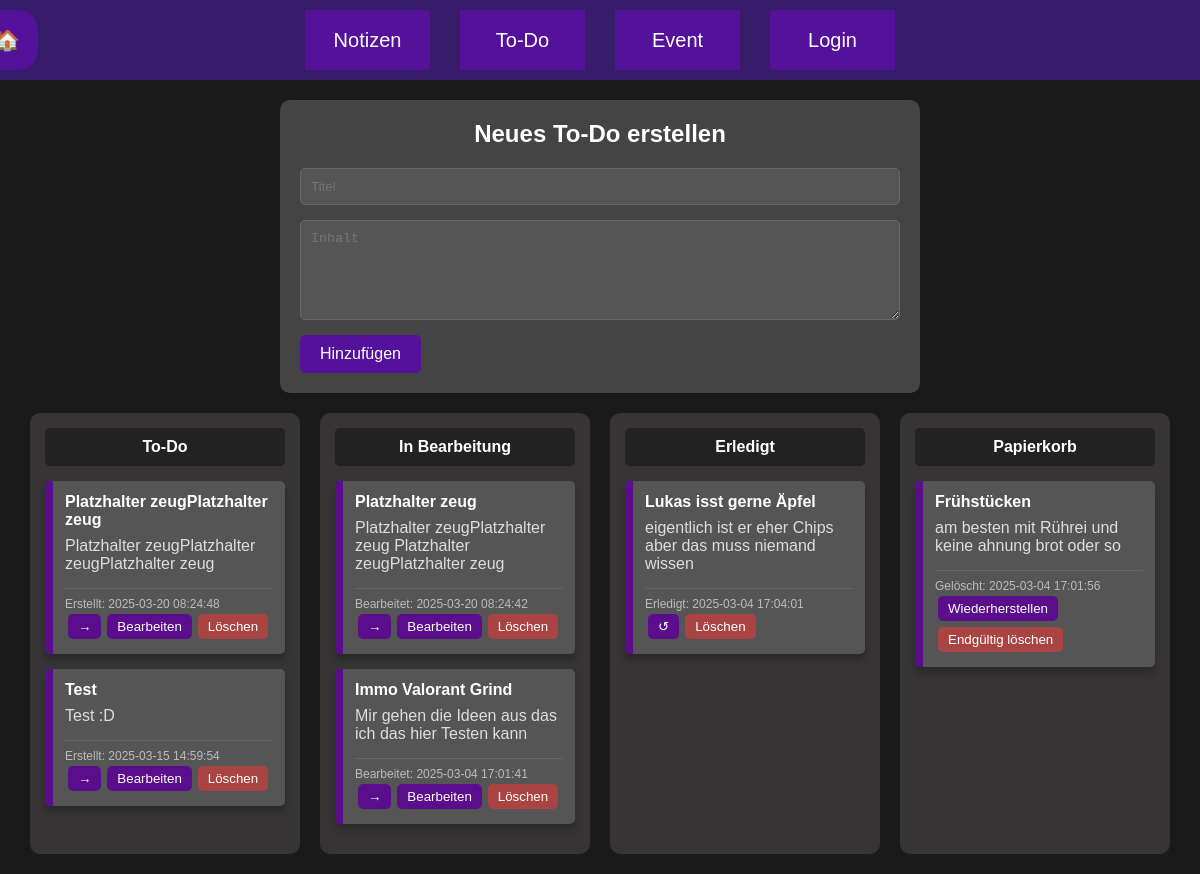
/todo/todo.php (signed in), run on the app's committed database.
### tables this page shows
CREATE TABLE "todo" (
	"userid"	INTEGER NOT NULL,
	"todoid"	INTEGER NOT NULL UNIQUE,
	"todo_titel"	TEXT NOT NULL,
	"todo_inhalt"	TEXT NOT NULL,
	"todo_status"	TEXT NOT NULL,
	"todo_erstellt"	TEXT NOT NULL,
	PRIMARY KEY("todoid" AUTOINCREMENT)
);

### todo/todo.php (the view, shortened to what this page needs)
<?php
try {
    $db = new PDO('sqlite:' . __DIR__ . '/../database/projektdatenbank.db');
    $db->setAttribute(PDO::ATTR_ERRMODE, PDO::ERRMODE_EXCEPTION);
} catch (PDOException $e) {
    die("Datenbankverbindung fehlgeschlagen: " . $e->getMessage());
}
?>
<!DOCTYPE html>
<html lang="en">
<head>
    <link rel="stylesheet" href="../nav.css">
    <link rel="stylesheet" href="todo.css">
</head>
<body>
    <nav>
        <a class="homebutton" href="../index.html">🏠</a>
        <a href="../notes/notizen.php">Notizen</a>
        <a href="../todo/todo.php">To-Do</a>
        <a href="../event/event.php">Event</a>
        <a href="../user/login.php">Login</a>
    </nav>
    <div class="todo-form">
        <form method="POST" action="">
            <h2>Neues To-Do erstellen</h2>
            <input type="text" name="todo_titel" placeholder="Titel" required>
            <textarea name="todo_inhalt" placeholder="Inhalt" required></textarea>
            <button type="submit" name="neue_todo">Hinzufügen</button>
        </form>
    </div>
    <div class="todo-container">
        <div class="todo-zustand">
            <div class="todo-ueberschrift">To-Do</div>
            <?php
            $stmt = $db->prepare("SELECT * FROM todo WHERE userid = :userid AND todo_status = 1 ORDER BY todo_erstellt DESC");
            $stmt->bindParam(':userid', $_SESSION['sesid']);
            $stmt->execute();
            while ($todo = $stmt->fetch(PDO::FETCH_ASSOC)) {
                echo '<div class="todo-zeug" data-id="' . $todo['todoid'] . '">';
                echo '<div class="todo-titel">' . $todo['todo_titel'] . '</div>';
                echo '<div class="todo-inhalt">' . $todo['todo_inhalt'] . '</div>';
                echo '<div class="todo-zeit">Erstellt: ' . $todo['todo_erstellt'] . '</div>';
                echo '<div class="todo-knopf">';
                echo '<form method="POST" style="display: inline;">';
                echo '<button type="submit" name="todo_status" class="bearbeiten_knopf">→</button>';
                echo '</form>';
                echo '<button class="bearbeiten_knopf">Bearbeiten</button>';
                echo '<form method="POST" style="display: inline;">';
                echo '<button type="submit" name="todo_loeschen" class="loesch_knopf">Löschen</button>';
                echo '</form>';
                echo '</div>';
                echo '</div>';
            }
            ?>
        </div>
        <div class="todo-zustand">
            <div class="todo-ueberschrift">In Bearbeitung</div>
            <?php
            $stmt = $db->prepare("SELECT * FROM todo WHERE userid = :userid AND todo_status = 2 ORDER BY todo_erstellt DESC");
            $stmt->bindParam(':userid', $_SESSION['sesid']);
            $stmt->execute();
            while ($todo = $stmt->fetch(PDO::FETCH_ASSOC)) {
                echo '<div class="todo-zeug" data-id="' . $todo['todoid'] . '">';
                echo '<div class="todo-titel">' . $todo['todo_titel'] . '</div>';
                echo '<div class="todo-inhalt">' . $todo['todo_inhalt'] . '</div>';
                echo '<div class="todo-zeit">Bearbeitet: ' . $todo['todo_erstellt'] . '</div>';
                echo '<div class="todo-knopf">';
                echo '<form method="POST" style="display: inline;">';
                echo '<button type="submit" name="todo_status" class="bearbeiten_knopf">→</button>';
                echo '</form>';
                echo '<button class="bearbeiten_knopf">Bearbeiten</button>';
                echo '<form method="POST" style="display: inline;">';
                echo '<button type="submit" name="todo_loeschen" class="loesch_knopf">Löschen</button>';
                echo '</form>';
                echo '</div>';
                echo '</div>';
            }
            ?>
        </div>
        <div class="todo-zustand">
            <div class="todo-ueberschrift">Erledigt</div>
            <?php
            $stmt = $db->prepare("SELECT * FROM todo WHERE userid = :userid AND todo_status = 3 ORDER BY todo_erstellt DESC");
            $stmt->bindParam(':userid', $_SESSION['sesid']);
            $stmt->execute();
            while ($todo = $stmt->fetch(PDO::FETCH_ASSOC)) {
                echo '<div class="todo-zeug" data-id="' . $todo['todoid'] . '">';
                echo '<div class="todo-titel">' . $todo['todo_titel'] . '</div>';
                echo '<div class="todo-inhalt">' . $todo['todo_inhalt'] . '</div>';
                echo '<div class="todo-zeit">Erledigt: ' . $todo['todo_erstellt'] . '</div>';
                echo '<div class="todo-knopf">';
                echo '<form method="POST" style="display: inline;">';
                echo '<button type="submit" name="todo_status" class="bearbeiten_knopf">↺</button>';
                echo '</form>';
                echo '<form method="POST" style="display: inline;">';
                echo '<button type="submit" name="todo_loeschen" class="loesch_knopf">Löschen</button>';
                echo '</form>';
                echo '</div>';
                echo '</div>';
            }
            ?>
        </div>
        <div class="todo-zustand">
            <div class="todo-ueberschrift">Papierkorb</div>
            <?php
            $stmt = $db->prepare("SELECT * FROM todo WHERE userid = :userid AND todo_status = 4 ORDER BY todo_erstellt DESC LIMIT 10");
            $stmt->bindParam(':userid', $_SESSION['sesid']);
            $stmt->execute();
            while ($todo = $stmt->fetch(PDO::FETCH_ASSOC)) {
                echo '<div class="todo-zeug" data-id="' . $todo['todoid'] . '">';
                echo '<div class="todo-titel">' . $todo['todo_titel'] . '</div>';
                echo '<div class="todo-inhalt">' . $todo['todo_inhalt'] . '</div>';
                echo '<div class="todo-zeit">Gelöscht: ' . $todo['todo_erstellt'] . '</div>';
                echo '<div class="todo-knopf">';
                echo '<form method="POST" style="display: inline;">';
                echo '<button type="submit" name="todo_status" class="bearbeiten_knopf">Wiederherstellen</button>';
                echo '</form>';
                echo '<form method="POST" style="display: inline;">';
                echo '<button type="submit" name="todo_permanent_loeschen" class="loesch_knopf">Endgültig löschen</button>';
                echo '</form>';
                echo '</div>';
                echo '</div>';
            }
            ?>
        </div>
    </div>
</body>
</html>

### nav.css (style rules this page uses)
body { font-family: Helvetica; margin-top: 0px; margin-right: 0px; margin-left: 0px; }
nav { background-color: #361c6a; width: 100%; height: 80px; justify-content: center; display: flex; }
.homebutton { position: absolute; display: inline-block; background-color: #54119a; width: 60px; height: 60px; color: white; text-align: center; text-decoration: none; line-height: 60px; margin-right: 1200px; margin-top: 10px; border-radius: 20px; }
nav a { display: inline-block; background-color: #54119a; width: 125px; height: 60px; font-size: 20px; color: white; text-align: center; text-decoration: none; line-height: 60px; margin-top: 10px; margin-left: 15px; margin-right: 15px; }

### todo/todo.css (style rules this page uses)
body { background-color: #1a1a1a; color: #fff; font-family: sans-serif; }
.todo-form { width: 80%; max-width: 600px; margin: 20px auto; padding: 20px; background-color: #444; border-radius: 10px; }
.todo-form h2 { color: #fff; text-align: center; margin-top: 0; }
.todo-form input, .todo-form textarea { display: block; width: 100%; padding: 10px; margin-bottom: 15px; background-color: #555; color: #fff; border: 1px solid #666; border-radius: 5px; box-sizing: border-box; }
.todo-form textarea { min-height: 100px; }
.todo-form button { background-color: #54119a; color: white; border: none; padding: 10px 20px; border-radius: 5px; cursor: pointer; font-size: 16px; }
.todo-container { display: flex; justify-content: space-between; width: 95%; margin: 20px auto; gap: 20px; }
.todo-zustand { flex: 1; background-color: #363434; border-radius: 10px; padding: 15px; }
.todo-ueberschrift { background-color: #222; color: white; text-align: center; padding: 10px; border-radius: 5px; margin-bottom: 15px; font-weight: bold; }
.todo-zeug { background-color: #555; border-left: 8px solid #5a0e8b; border-radius: 5px; margin-bottom: 15px; padding: 12px; box-shadow: 0 6px 6px rgba(0,0,0,0.2); }
.todo-titel { font-weight: bold; color: #fff; margin-bottom: 8px; }
.todo-inhalt { margin-bottom: 15px; color: #ddd; }
.todo-zeit { font-size: 12px; color: #bbb; border-top: 1px solid #666; padding-top: 8px; margin-top: 8px; }
.bearbeiten_knopf, .loesch_knopf { background-color: #5a0e8b; color: white; border: none; padding: 5px 10px; border-radius: 5px; cursor: pointer; margin: 3px; }
.loesch_knopf { background-color: #a94442; }

### data on the page
todo: todo_titel "Platzhalter zeugPlatzhalter zeug", todo_inhalt "Platzhalter zeugPlatzhalter zeugPlatzhalter zeug", todo_erstellt "2025-03-20 08:24:48"
todo: todo_titel "Test", todo_inhalt "Test :D", todo_erstellt "2025-03-15 14:59:54"
todo: todo_titel "Platzhalter zeug", todo_inhalt "Platzhalter zeugPlatzhalter zeug Platzhalter zeugPlatzhalter zeug", todo_erstellt "2025-03-20 08:24:42"
todo: todo_titel "Immo Valorant Grind", todo_inhalt "Mir gehen die Ideen aus das ich das hier Testen kann", todo_erstellt "2025-03-04 17:01:41"
todo: todo_titel "Lukas isst gerne Äpfel", todo_inhalt "eigentlich ist er eher Chips aber das muss niemand wissen", todo_erstellt "2025-03-04 17:04:01"
todo: todo_titel "Frühstücken", todo_inhalt "am besten mit Rührei und keine ahnung brot oder so", todo_erstellt "2025-03-04 17:01:56"
